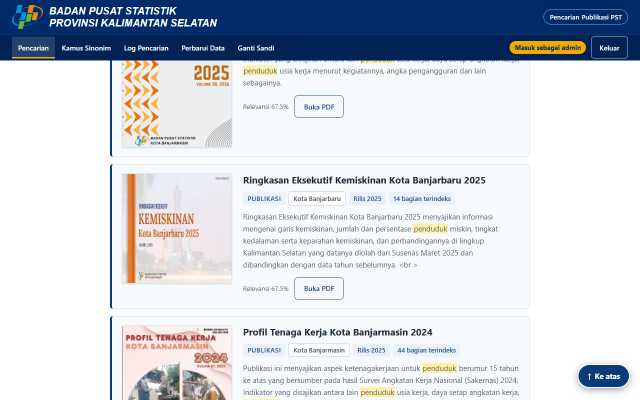
#> input picture data/regresi/tampilan-20261125/periksa-tampilan-ke-atas-1280.png, 1280 x 800 px (shown at 1/2 size); its folder holds 2 pictures in this run
$ python gabung_banding.py . periksa-tampilan-ke-atas-375.png periksa-tampilan-ke-atas-375.png periksa-tampilan-ke-atas-375.png
#> lines starting #> are read from the running program, lines starting #| are printed output that depends on the picture
"""Gabungkan layar-sebelum/ dan layar-sesudah/ menjadi pasangan berdampingan
(kiri = sebelum, kanan = sesudah), dipotong ke bagian atas halaman, JPEG.
Hasil di layar-banding/ (yang di-commit; PNG penuh di-gitignore).

  venv/Scripts/python.exe gabung_banding.py [SEBELUM SESUDAH KELUAR LABEL_SEBELUM]

Tanpa argumen: layar-sebelum (HEAD 70887dd) vs layar-v1 -> layar-banding.
Revisi 25 Nov sore: layar-v1 layar-v2 layar-banding-v2 "SEBELUM (v1, menu di kop)".
"""
import os
import sys

from PIL import Image, ImageDraw

D = os.path.dirname(os.path.abspath(__file__))
if len(sys.argv) > 4:
    A, B, K, LABEL = (f"{D}/{sys.argv[1]}", f"{D}/{sys.argv[2]}", f"{D}/{sys.argv[3]}", sys.argv[4])
else:
    A, B, K, LABEL = f"{D}/layar-sebelum", f"{D}/layar-v1", f"{D}/layar-banding", "SEBELUM (HEAD 70887dd)"
os.makedirs(K, exist_ok=True)
n = 0
for nama in sorted(os.listdir(B)):
    if not nama.endswith(".png") or not os.path.exists(f"{A}/{nama}"):
        continue
    x, y = Image.open(f"{A}/{nama}").convert("RGB"), Image.open(f"{B}/{nama}").convert("RGB")
#> x is the input picture: PIL image 1280x800 RGB; mean R, G, B 206.8, 212.1, 220.4
    batas = 1500 if nama.startswith("1280") else 2200
    x, y = x.crop((0, 0, x.width, min(x.height, batas))), y.crop((0, 0, y.width, min(y.height, batas)))
    jarak, judul = 24, 28
    c = Image.new("RGB", (x.width + y.width + jarak, max(x.height, y.height) + judul), "white")
#> c: PIL image 2584x828 RGB; every value is 255
    c.paste(x, (0, judul))
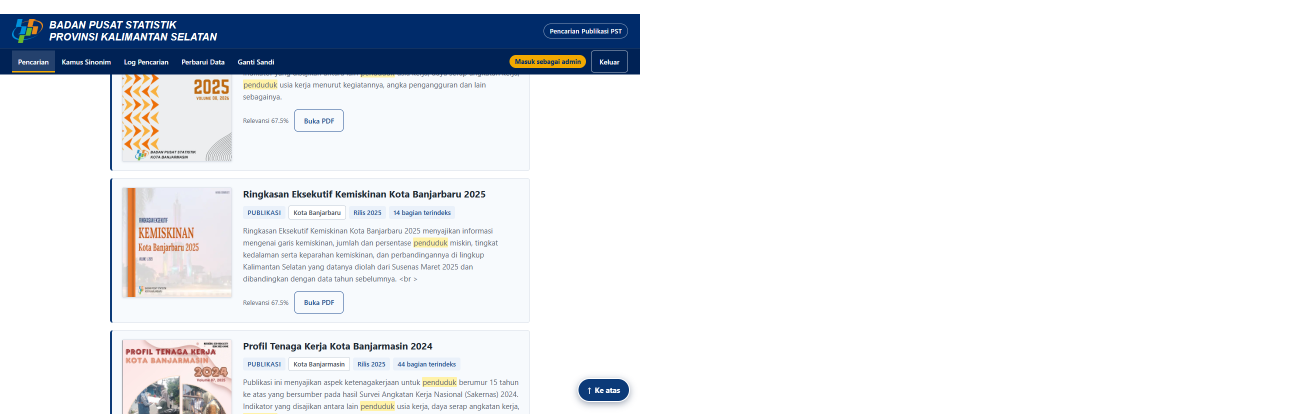
#> c: PIL image 2584x828 RGB (shown at 1/2 size); mean R, G, B 231.9, 234.5, 238.5
    c.paste(y, (x.width + jarak, judul))
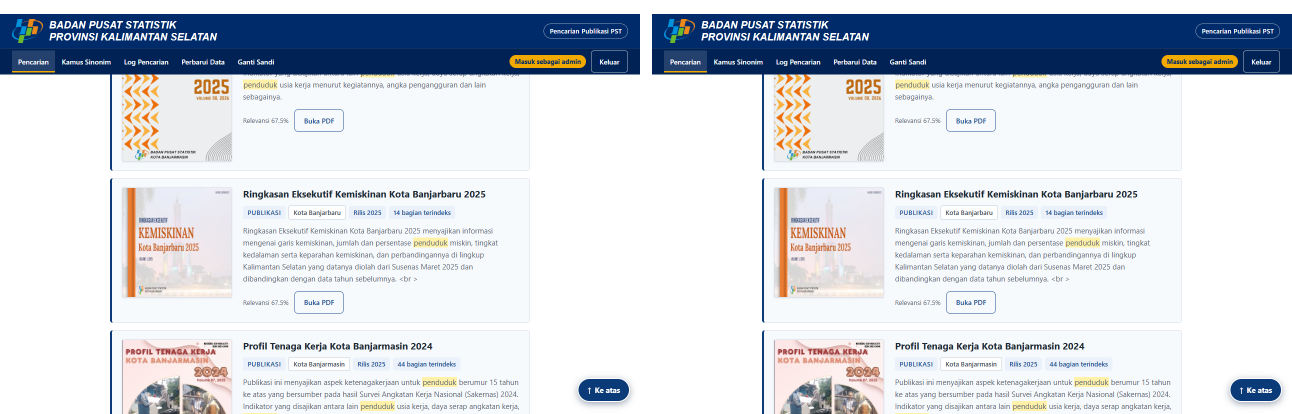
#> c: PIL image 2584x828 RGB (shown at 1/2 size); mean R, G, B 208.9, 213.9, 221.9
    g = ImageDraw.Draw(c)
    g.text((8, 6), LABEL, fill=(160, 0, 0))
    g.text((x.width + jarak + 8, 6), "SESUDAH", fill=(0, 110, 0))
    g.line([(x.width + jarak // 2, 0), (x.width + jarak // 2, c.height)], fill=(200, 200, 200), width=2)
    if nama.startswith("1280"):
        c = c.resize((c.width * 2 // 3, c.height * 2 // 3))
    c.save(f"{K}/{nama[:-4]}.jpg", quality=80)
    n += 1
print(n, "pasangan ->", K)

$ run again, on data/regresi/tampilan-20261125/periksa-tampilan-kop-admin-1280.png
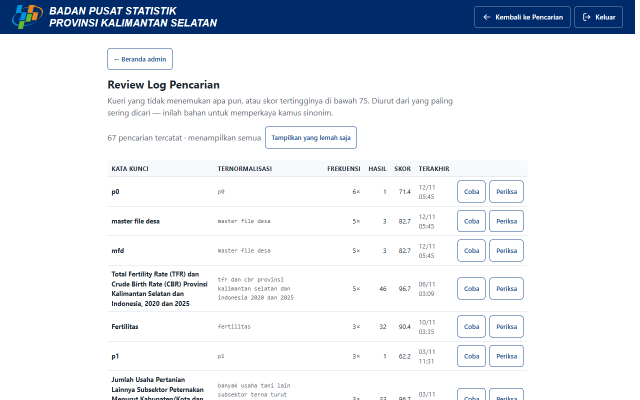
#> input picture data/regresi/tampilan-20261125/periksa-tampilan-kop-admin-1280.png, 1280 x 800 px (shown at 1/2 size)
#> x is the input picture: PIL image 1280x800 RGB; mean R, G, B 230.1, 234, 239.5
#> `c.paste(x, (0, judul))`:
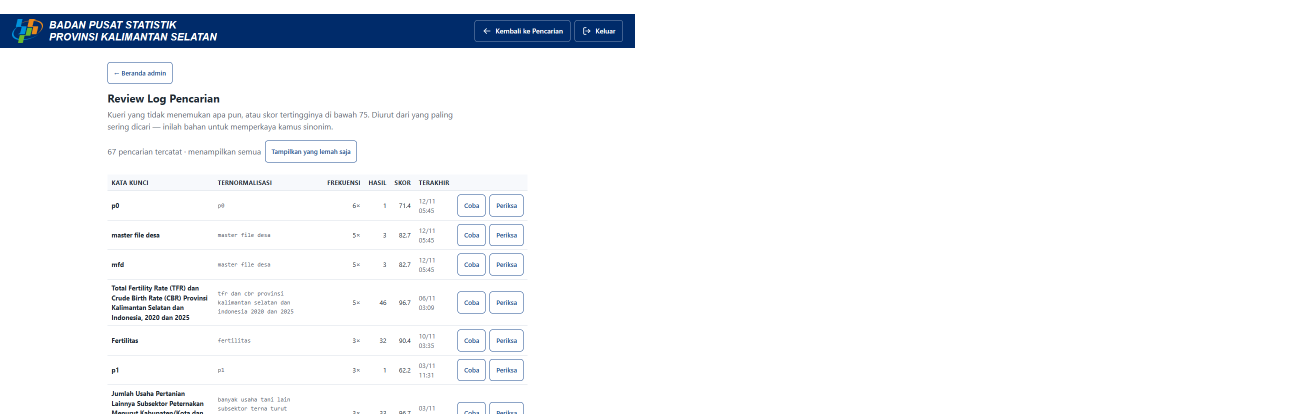
#> c: PIL image 2584x828 RGB (shown at 1/2 size); mean R, G, B 243.1, 244.9, 247.6
#> `c.paste(y, (x.width + jarak, judul))`:
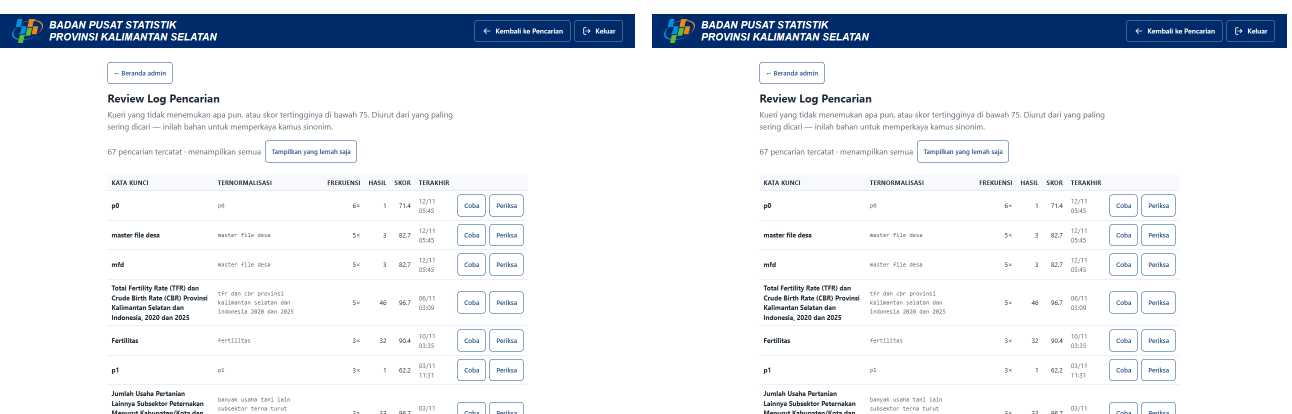
#> c: PIL image 2584x828 RGB (shown at 1/2 size); mean R, G, B 231.2, 234.9, 240.2

$ run again, on data/regresi/tampilan-20261125/periksa-tampilan-menu-ponsel-tanpa-js.png
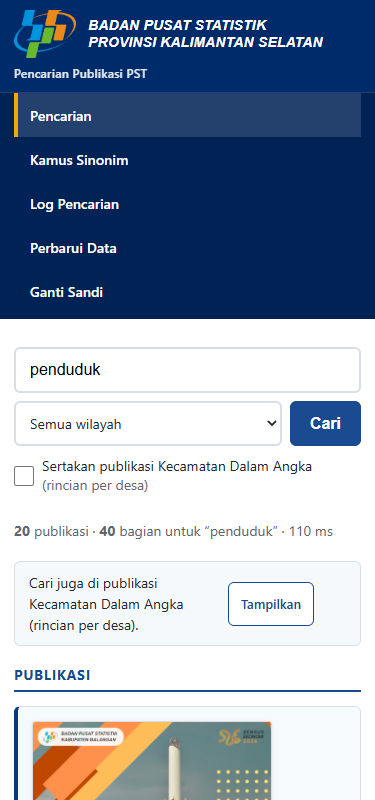
#> input picture data/regresi/tampilan-20261125/periksa-tampilan-menu-ponsel-tanpa-js.png, 375 x 800 px
#> x is the input picture: PIL image 375x800 RGB; mean R, G, B 146.1, 160.1, 180.1
#> `c.paste(x, (0, judul))`:
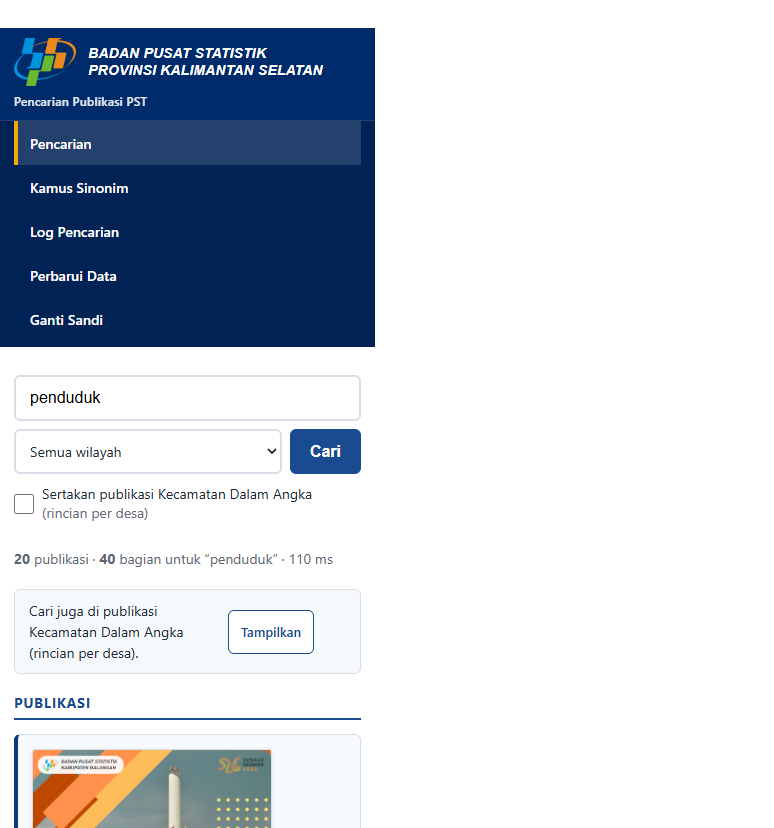
#> c: PIL image 774x828 RGB; mean R, G, B 204, 210.6, 219.9
#> `c.save(f"{K}/{nama[:-4]}.jpg", quality=80)`:
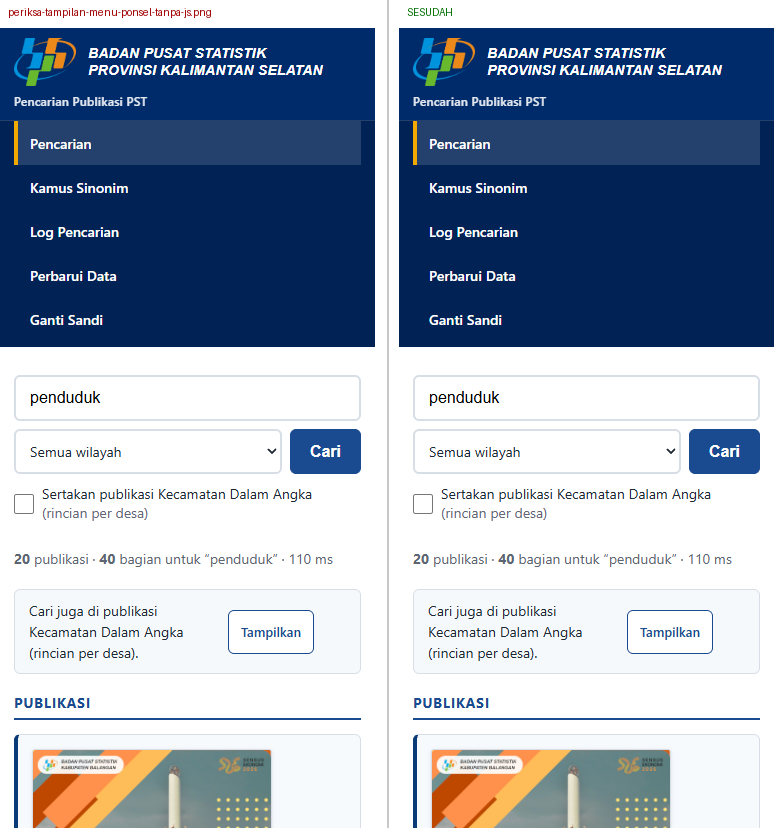
#> saved as periksa-tampilan-menu-ponsel-tanpa-js.jpg: PIL image 774x828 RGB; mean R, G, B 152.8, 165.8, 184.5

$ run again, on data/regresi/tampilan-20261125/periksa-tampilan-menu-ponsel-terbuka.png
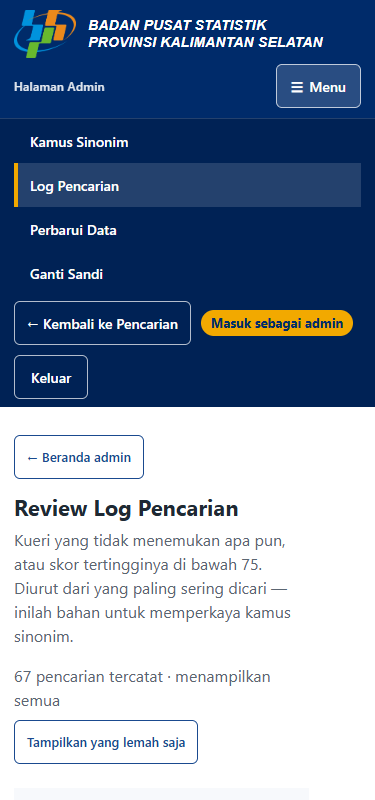
#> input picture data/regresi/tampilan-20261125/periksa-tampilan-menu-ponsel-terbuka.png, 375 x 800 px
#> x is the input picture: PIL image 375x800 RGB; mean R, G, B 130.7, 147.5, 171.5
#> `c.paste(x, (0, judul))`:
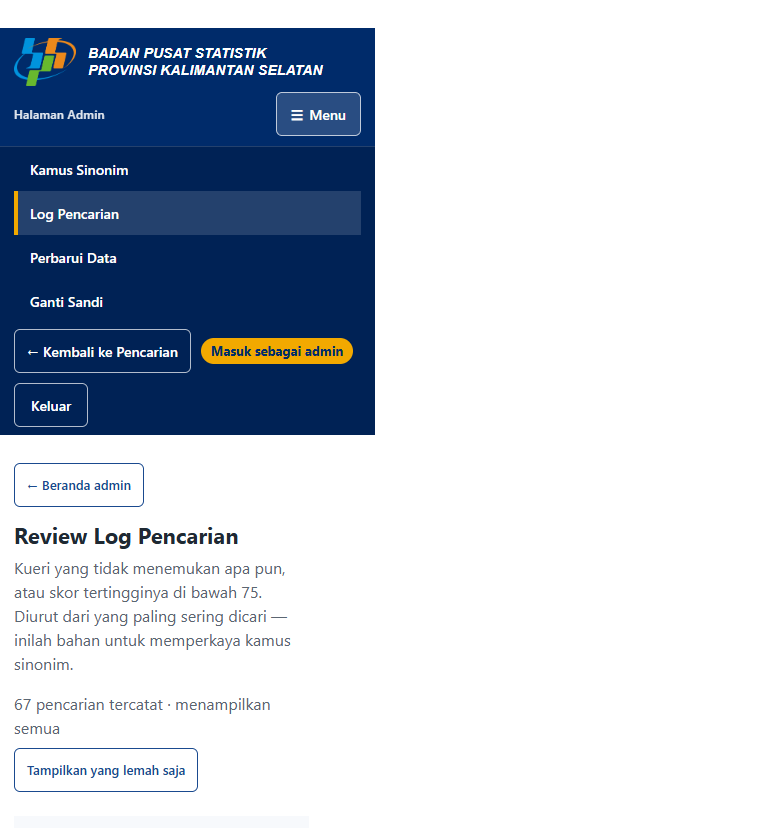
#> c: PIL image 774x828 RGB; mean R, G, B 196.8, 204.7, 215.9
#> `c.save(f"{K}/{nama[:-4]}.jpg", quality=80)`:
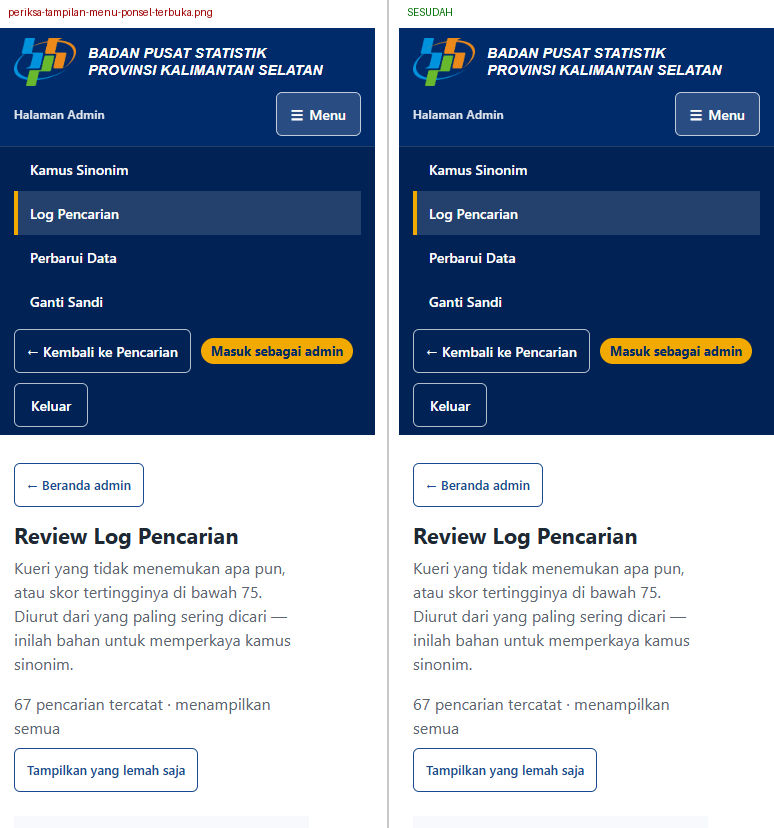
#> saved as periksa-tampilan-menu-ponsel-terbuka.jpg: PIL image 774x828 RGB; mean R, G, B 138.4, 154, 176.4
